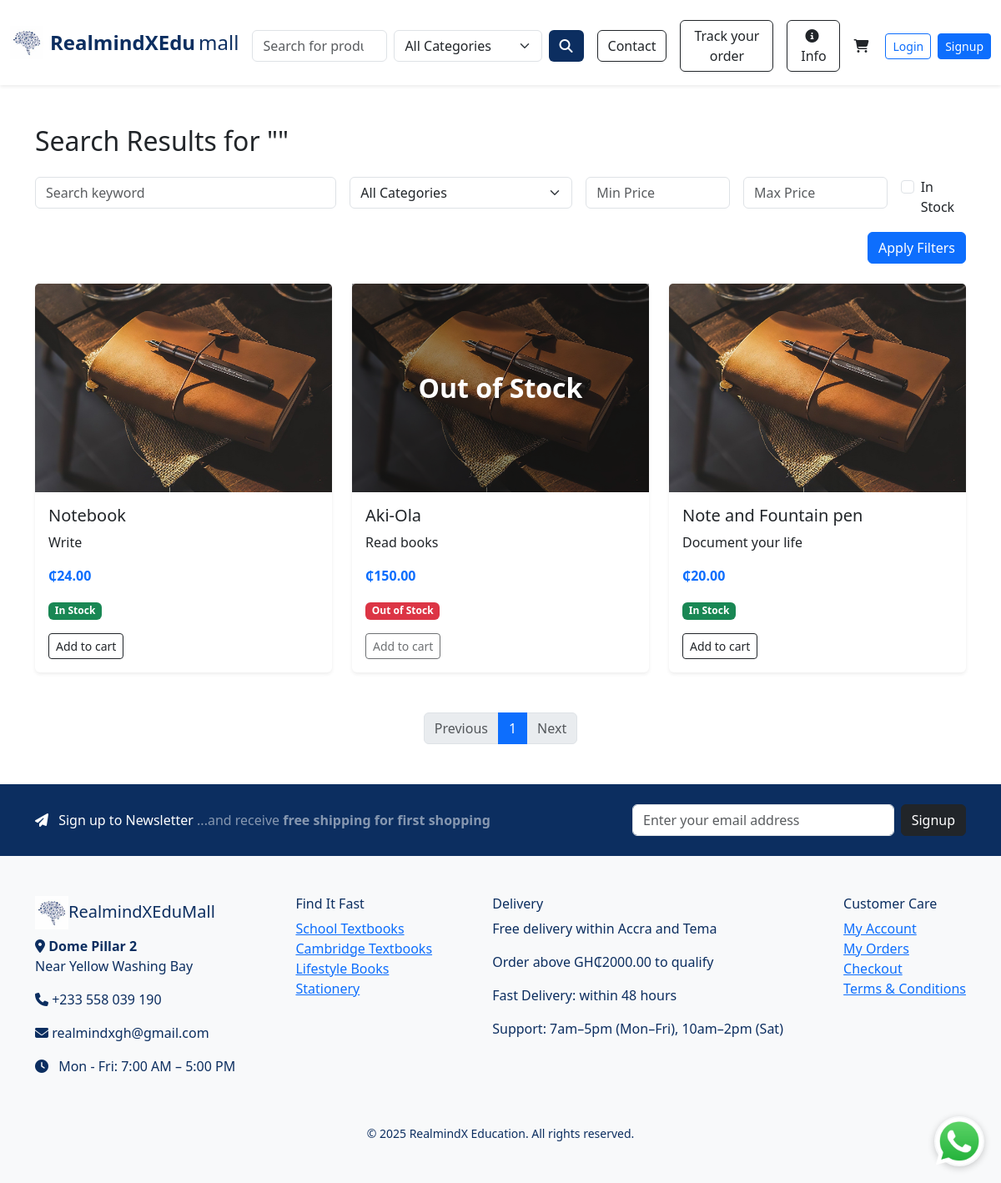
Screenshot of /search with the database file from the repository.
### e_commerce/models/products.py (models this page shows, shortened)
class Product(db.Model):
    __tablename__ = 'product'  # Optional, but makes FK references safer
    id = db.Column(db.Integer, primary_key=True)
    name = db.Column(db.String(120), nullable=False)
    description = db.Column(db.Text, nullable=False)
    price = db.Column(db.Float, nullable=False)
    image_filename = db.Column(db.String(120))
    in_stock = db.Column(db.Boolean, default=True)
    date_created = db.Column(db.DateTime, default=datetime.utcnow)
    author = db.Column(db.String(120), nullable=True)
    brand = db.Column(db.String(120), nullable=True)
    grade = db.Column(db.String(50), nullable=True)
    level = db.Column(db.String(50), nullable=True)
    subject = db.Column(db.String(100), nullable=True)
    ratings = db.relationship('ProductRating', back_populates='product', lazy=True)
    category_id = db.Column(db.Integer, db.ForeignKey('category.id'))
    category = db.relationship('Category', back_populates='products')
    order_items = db.relationship('OrderItem', backref='product', lazy=True)

### e_commerce/routes/main_routes.py (the view)
@main_bp.route('/search')
def search():
    query = request.args.get('q', '').strip()
    category_id = request.args.get('category', type=int)
    min_price = request.args.get('min_price', type=float)
    max_price = request.args.get('max_price', type=float)
    in_stock = request.args.get('in_stock') == '1'
    page = request.args.get('page', 1, type=int)
    per_page = 6  # You can customize or make it dynamic
    products_query = Product.query.filter(
        db.or_(
            Product.name.ilike(f"%{query}%"),
            Product.author.ilike(f"%{query}%"),
            Product.brand.ilike(f"%{query}%"),
            Product.subject.ilike(f"%{query}%"),
            Product.grade.ilike(f"%{query}"),
            Product.level.ilike(f"%{query}")
        )
    )
    if category_id:
        products_query = products_query.filter_by(category_id=category_id)
    if min_price is not None:
        products_query = products_query.filter(Product.price >= min_price)
    if max_price is not None:
        products_query = products_query.filter(Product.price <= max_price)
    if in_stock:
        products_query = products_query.filter_by(in_stock=True)
    products = products_query.order_by(Product.date_created.desc()).paginate(
        page=page,
        per_page=per_page,
        error_out=False
    )
    categories = Category.query.order_by(Category.name).all()
    return render_template(
        'search_results.html',
        products=products,
        query=query,
        categories=categories
    )

### e_commerce/templates/search_results.html (shortened to what this page needs)
{% extends "index.html" %}
{% block content %}
<div class="container my-5">
  <h2 class="mb-4">Search Results for "{{ query }}"</h2>
  <form method="GET" action="{{ url_for('main.search') }}" class="row g-3 mb-4">
    <div class="col-md-4">
      <input type="text" name="q" value="{{ request.args.get('q', '') }}" class="form-control" placeholder="Search keyword">
    </div>
    <div class="col-md-3">
      <select name="category" class="form-select">
        <option value="">All Categories</option>
      </select>
    </div>
    <div class="col-md-2">
      <input type="number" name="min_price" step="0.01" value="{{ request.args.get('min_price') }}" class="form-control" placeholder="Min Price">
    </div>
    <div class="col-md-2">
      <input type="number" name="max_price" step="0.01" value="{{ request.args.get('max_price') }}" class="form-control" placeholder="Max Price">
    </div>
    <div class="col-md-1 d-flex align-items-center">
      <div class="form-check">
        <input class="form-check-input" type="checkbox" name="in_stock" value="1" {% if request.args.get('in_stock') %}checked{% endif %}>
        <label class="form-check-label">In Stock</label>
      </div>
    </div>
    <div class="col-12 text-end">
      <button class="btn btn-primary" type="submit">Apply Filters</button>
    </div>
  </form>
  {% if products.items %}
    <div class="row">
      {% for product in products.items %}
        <div class="col-md-4 mb-4">
          <div class="card h-100 shadow-sm border-0">
            <div class="position-relative" style="height: 250px;">
              <img
                src="{{ url_for('static', filename='uploads/' ~ product.image_filename) }}"
                class="card-img-top"
                alt="{{ product.name }}"
                style="height: 100%; object-fit: cover;"
              >
              {% if not product.in_stock %}
              <div class="position-absolute top-0 start-0 w-100 h-100 d-flex justify-content-center align-items-center"
                   style="background-color: rgba(0, 0, 0, 0.4); z-index: 10;">
                <span class="text-white fw-bold" style="font-size: 2rem;">Out of Stock</span>
              </div>
              {% endif %}
            </div>
            <div class="card-body">
              <h5 class="card-title">{{ product.name }}</h5>
              <p class="card-text">{{ product.description[:100] }}{% if product.description|length > 100 %}...{% endif %}</p>
              <p class="text-primary fw-bold">₵{{ '%.2f'|format(product.price) }}</p>
              {% if product.in_stock %}
                <span class="badge bg-success mb-2">In Stock</span>
              {% else %}
                <span class="badge bg-danger mb-2">Out of Stock</span>
              {% endif %}
              <br>
              {% if product.in_stock %}
              <form method="POST" action="{{ url_for('cart.add_to_cart', product_id=product.id) }}">
                <button type="submit" class="btn btn-outline-dark btn-sm mt-2">Add to cart</button>
              </form>
              {% else %}
              <button class="btn btn-outline-dark btn-sm mt-2" disabled>Add to cart</button>
              {% endif %}
            </div>
          </div>
        </div>
      {% endfor %}
    </div>
    <nav aria-label="Search result pages">
      <ul class="pagination justify-content-center mt-4">
        {% if products.has_prev %}
          <li class="page-item">
            <a class="page-link" href="{{ url_for('main.search', page=products.prev_num, **request.args.to_dict()) }}">Previous</a>
          </li>
        {% else %}
          <li class="page-item disabled"><span class="page-link">Previous</span></li>
        {% endif %}
        {% for p in products.iter_pages(left_edge=1, right_edge=1, left_current=1, right_current=2) %}
          {% if p %}
            <li class="page-item {% if p == products.page %}active{% endif %}">
              <a class="page-link" href="{{ url_for('main.search', page=p, **request.args.to_dict()) }}">{{ p }}</a>
            </li>
          {% else %}
            <li class="page-item disabled"><span class="page-link">…</span></li>
          {% endif %}
        {% endfor %}
        {% if products.has_next %}
          <li class="page-item">
            <a class="page-link" href="{{ url_for('main.search', page=products.next_num, **request.args.to_dict()) }}">Next</a>
          </li>
        {% else %}
          <li class="page-item disabled"><span class="page-link">Next</span></li>
        {% endif %}
      </ul>
    </nav>
  {% else %}
    <div class="alert alert-warning text-center">No products found for "{{ query }}"</div>
  {% endif %}
</div>
{% endblock %}

### rows the page displays
Product: image_filename (picture), name "Notebook", description "Write", price "24.00", in_stock "In Stock"
Product: image_filename (picture), in_stock "Out of Stock", name "Aki-Ola", description "Read books", price "150.00"
Product: image_filename (picture), name "Note and Fountain pen", description "Document your life", price "20.00", in_stock "In Stock"

### other values shown
{{ p }} "1"
